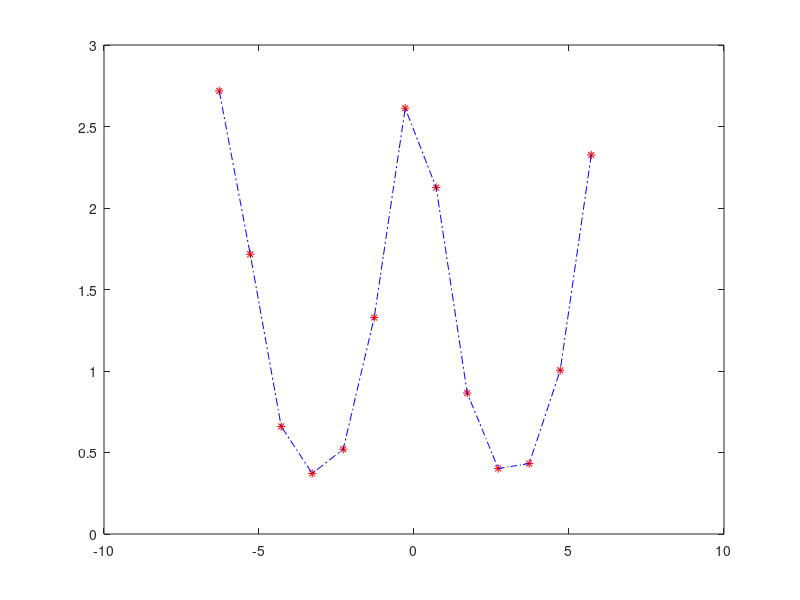

Source code (MATLAB):
clear 
x=-2*pi:1:2*pi;
xi=-2*pi:0.1:2*pi;
y=exp(cos(x))
plot(x,y,'*r')
hold on
z=interp1(x,y,xi,'linear')
plot(xi,z,'b-.')